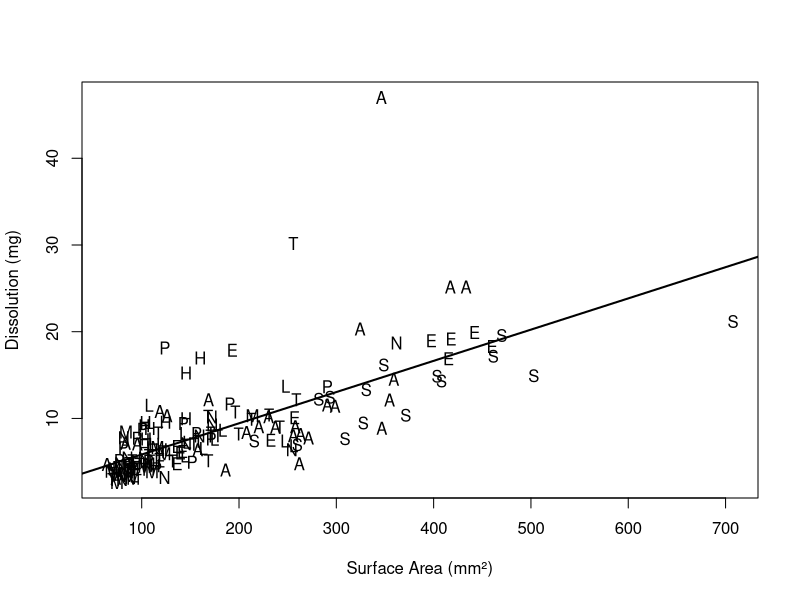
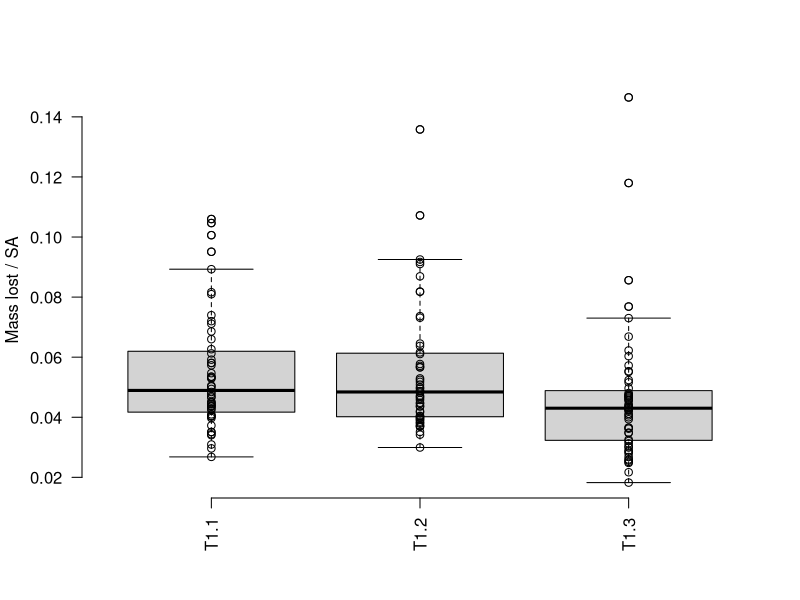
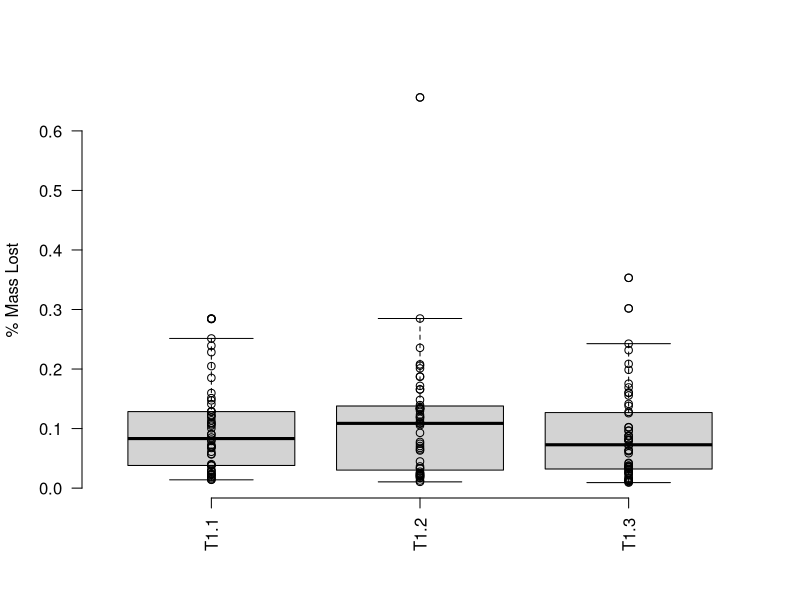
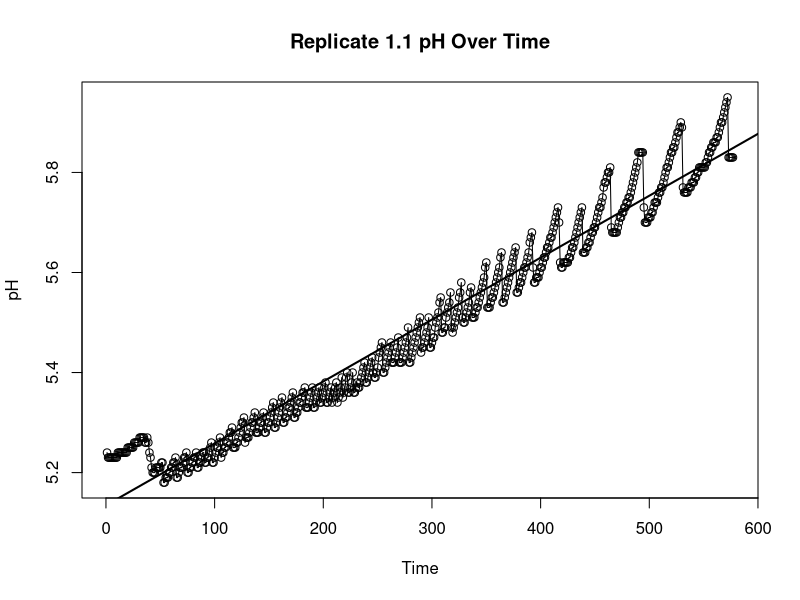
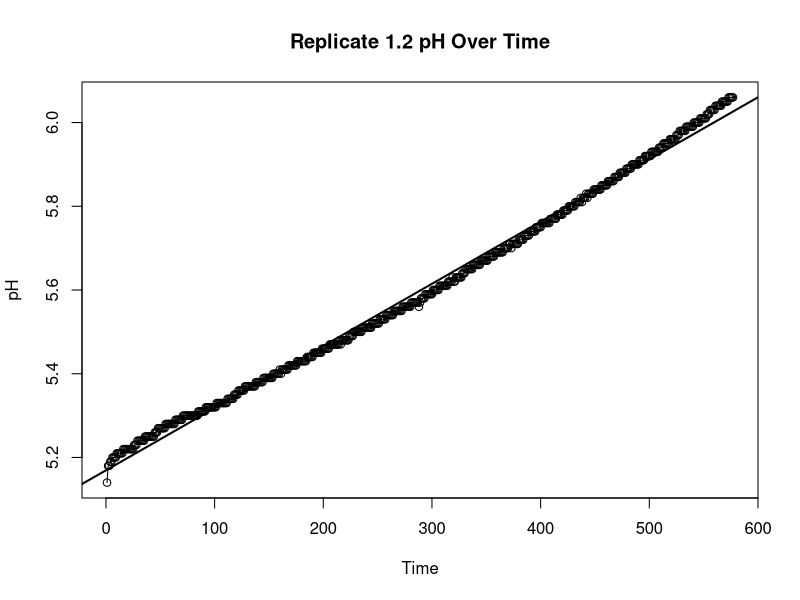
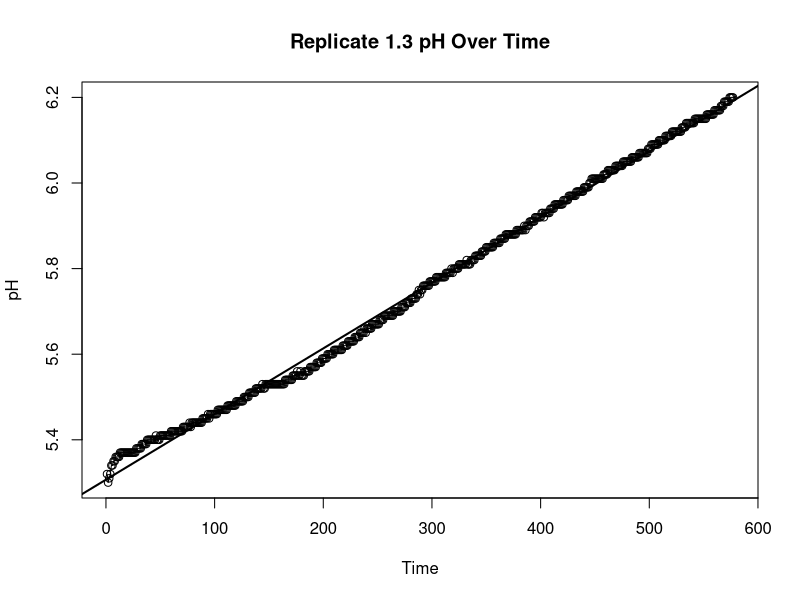
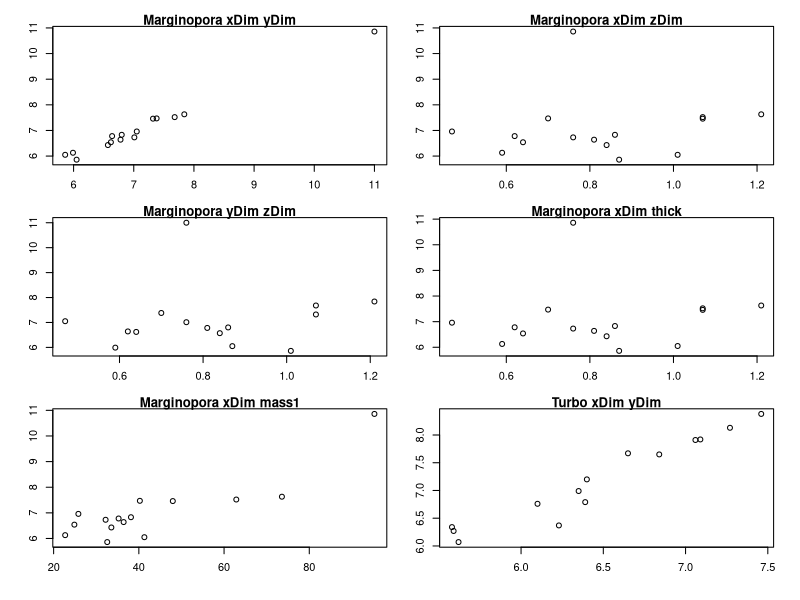
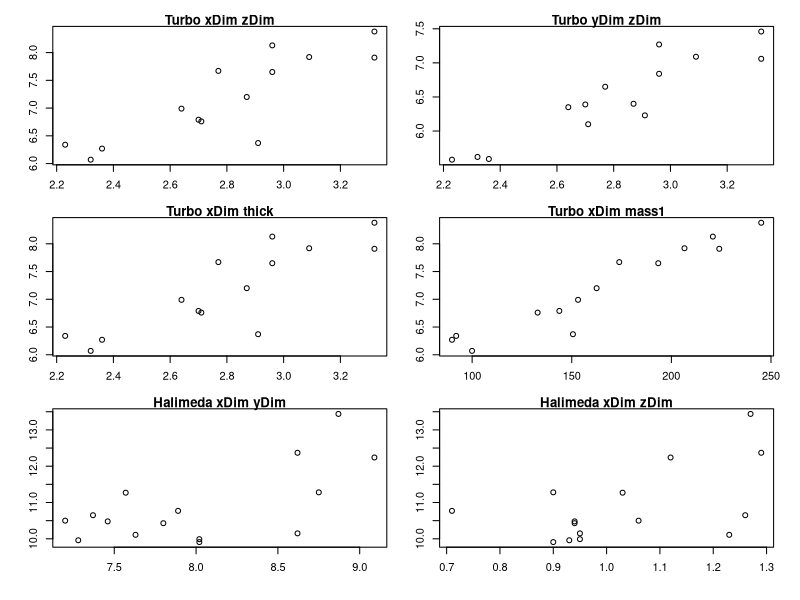

The R source for these figures, in order:
#0.open script, set names and parameters
dShellFull <- read.csv('./shells_Expt1.csv', skip=22)

#remove missing and broken taxon
dShell<- dShellFull[-c(10,38,39,77,79,91),]

dateFormat <- '%m/%d/%y %H:%M'
EXPID <- unique(dShell$exptID)

#General calculations of mass lost and time
dShell$cMass <- -1 * (dShell$mass2 - dShell$mass1)
dShell$pMass <- (dShell$mass1 - dShell$mass2) / dShell$mass1
dShell$cTime1 <- strptime(dShell$dateM1, format=dateFormat)
dShell$cTime2 <- strptime(dShell$dateM2, format=dateFormat)
dShell$cDuration <- dShell$cTime2 - dShell$cTime1

#General calculation of shell surface area for each taxa based on generalized shape
dShell$cSize <- (dShell$xDim * dShell$yDim * dShell$zDim) ^ (1/3)

dShell$shape <- 'cylinder1'
dShell[(dShell$taxon == 'Liloa'),'shape'] <-'cylinder2'
dShell[(dShell$taxon == 'Aragonite'),'shape'] <- 'cube'
dShell[(dShell$taxon == 'Tridacna'),'shape'] <- 'cube'

#turbo is dome + circle aka hemisphere
dShell[(dShell$taxon == 'Turbo'), 'shape'] <- 'hemisphere'

#pingui,abra, and scaph technically two domes
dShell[(dShell$taxon == 'Pinguitellina'), 'shape'] <- '2dome'
dShell[(dShell$taxon == 'Abranda'), 'shape'] <- '2dome'
dShell[(dShell$taxon == 'Scaphopod'), 'shape'] <- '2dome'

#halimeda different shape entirely... diamond/rhombus
dShell[(dShell$taxon =='Halimeda'), 'shape'] <- 'rhombus'

#finally, nat and eth are spherical
dShell[(dShell$taxon == 'Natica'), 'shape'] <-'sphere'
dShell[(dShell$taxon == 'Ethalia'), 'shape'] <-'sphere'

#basic rectangular cube surface area. does not work for halimeda based off how measurements were taken.
#is 2xy + 2yz + 2xz
dShell$cSA1 <- 2*(dShell$xDim * dShell$yDim) + 2*(dShell$yDim * dShell$zDim) + 2*(dShell$xDim * dShell$zDim)

#next lines for surface area of cylindrical specimen, for margi cylinder
#equal to 2piR^2 + 2*h*pi*r
subCyl1 <- which(dShell$shape == 'cylinder1')
dShell[subCyl1,'cSA1'] <- 2 * (pi* dShell[subCyl1,'xDim']/2 * dShell[subCyl1,'yDim']/2) + dShell[subCyl1,'zDim']*pi*(dShell[subCyl1,'yDim'] + dShell[subCyl1,'xDim'])/2
#for liloa cylinder
subCyl2 <- which(dShell$shape == 'cylinder2')
dShell[subCyl2,'cSA1'] <- 2 * (pi* dShell[subCyl2,'yDim']/2 * dShell[subCyl2,'yDim']/2) + 2* dShell[subCyl2,'zDim']*pi*dShell[subCyl2,'yDim']/2 

#next turbo, a hemisphere
#is pi*r^2 + 2*pi*r*h + 
subHemi <- which(dShell$shape == 'hemisphere')
dShell[subHemi,'cSA1'] <-  pi * (dShell[subHemi,'xDim']/2 * dShell[subHemi,'yDim']/2) + 2 * pi * (dShell[subHemi,'xDim']/2 + dShell[subHemi,'yDim']/2)/2 * dShell[subHemi,'zDim'] 

#next lines for surface area of domed specimens
# is 2 * (2*pi*r*h)
subDome <- which(dShell$shape == '2dome')
dShell[subDome,'cSA1'] <- 2 * pi * 2 *(dShell[subDome,'xDim']/2 + dShell[subDome,'yDim']/2)/2 * dShell[subDome,'zDim']

#then, rough surface area for rhomboid Halimeda
#surface area is 2(xy/2) + 4(zc) where c = ((x/2)^2) + (y/2)^2)^1/2 
subRhom <- which(dShell$shape == 'rhombus')
dShell[subRhom,'cDim'] <- sqrt((dShell[subRhom,'xDim']/2)^2 + (dShell[subRhom,'yDim']/2)^2)
dShell[subRhom,'cSA1'] <- 2 * ((dShell[subRhom,'xDim']*dShell[subRhom,'yDim'])/2) + 4 * dShell[subRhom,'zDim'] * dShell[subRhom,'cDim']
  
#finally, nat and eth spherical calc
#is 4 * pi * [(x/2 + y/2 + z/2)/3]^2
subSphere <- which(dShell$shape == 'sphere')
dShell[subSphere,'cSA1'] <- 4 * pi * ((dShell[subSphere,'xDim']/2+dShell[subSphere,'yDim']/2 + dShell[subSphere,'zDim']/2)/3)^2

#1.0 a quick check - dissolution (mg) relationship to surface area (mm^2)
#need to separate these out by taxon!!

plot(cMass ~ cSA1, data=dShell, xlab='Surface Area (mm\u00b2)', ylab='Dissolution (mg)',pch=substring(dShell$taxon, 0, 2))
fit <- glm(cMass~cSA1, data=dShell)
co <- coef(fit)
abline(fit, lwd=2)
#1.1 just having a look at the measurements to check for errors 

pData <- dShell
TAXA <- unique(pData$taxon)

pdf('./measureCheck.pdf', width=6, height=8, page='A4')

par(mfrow=c(3,2), oma=c(1,1,1,1), mar=c(3,3,1,1))

for (t in TAXA) {

	plot(xDim ~ yDim, data=pData[(pData$taxon == t),], main=paste(t,'xDim','yDim'))
	plot(xDim ~ zDim, data=pData[(pData$taxon == t),], main=paste(t,'xDim','zDim'))
	plot(yDim ~ zDim, data=pData[(pData$taxon == t),], main=paste(t,'yDim','zDim'))
	plot(xDim ~ thick, data=pData[(pData$taxon == t),], main=paste(t,'xDim','thick'))
	plot(xDim ~ mass1, data=pData[(pData$taxon == t),], main=paste(t,'xDim','mass1'))
	

}

dev.off()

summary(pData)

#start with basic linear models
a <- lm(pMass ~ cSA1  + mass1 + taxon, data=pData)
summary(a)
a <- lm(pMass ~ cSA1  + mass1 + density, data=pData)
summary(a)

a <- lm(pMass ~ cSA1  + mass1 + taxon + density, data=pData)
summary(a)
a$residuals



#1.2 Total mass lost by taxon separate from variables

pdf('./deltaMass.pdf', width=8, height=6, page='A4')

#edit exptID to be related to this new set of experiments
#for (e in EXPID) {
  
  par(mfrow=c(1,1), oma=c(1,1,1,1), mar=c(8,4,1,0))
  
#  pData <- dShell[(dShell$exptID == e),]
  #to get anything to work this pData needs to go first!!! added below.
  pData <- dShell
  pData$taxon <- as.factor(pData$taxon)
  taxa <- sort(unique(pData$taxon))
  tFont <- rep(3,length(taxa))
  tFont[which(taxa == 'Aragonite')] <- 1
  #what does following line do? likely have to change integers
  taxaAbrev <- substring(taxa,0,5)
  
  #mass lost in mg
  plot(cMass ~ taxon, data=pData[!is.na(pData$cMass),], ylim=c(0,max(pData$cMass, na.rm=TRUE)), ann=FALSE, axes=FALSE)
  points(cMass ~ taxon, data=pData[!is.na(pData$cMass),])
  mtext('Mass lost (mg)', side=2, line=3)
  axis(2, las=1)
  axis(1, at=1:length(taxa), labels=taxa, font=3, cex=0.5, las=2)
  #what is the mtext function for
 # mtext(e)


 #1.3 density by taxon
  #this doesn't matter anymore after stats
  
  plot(density ~ taxon, data=pData[!is.na(pData$density),], ann=FALSE, axes=FALSE)
  points(density ~ taxon, data=pData[!is.na(pData$density),])
  mtext('Density', side=2, line=3)
  axis(2, las=1)
  axis(1, at=1:length(taxa), labels=taxa, font=tFont, cex=0.5, las=2)

  
 #1.4 mass lost in percentage
  plot(pMass ~ taxon, data=pData[!is.na(pData$pMass),], ann=FALSE, axes=FALSE)
  points(pMass ~ taxon, data=pData[!is.na(pData$pMass),])
  mtext('Mass lost (%)', side=2, line=3)
  axis(2, las=1)
  axis(1, at=1:length(taxa), labels=taxa, font=tFont, cex=0.5, las=2)
#  mtext(e)
  #not sure what next line is for....
  pData[(pData$pMass>0.3),]
  

#2. Mass lost plotted against surface area
  #2.1 why using cMass (mg) rather than pMass (percentage)????
  if (length(which(!is.na(pData$cSA1))) > 0) {
    plot(cMass/cSA1 ~ taxon, data=pData, ann=FALSE, axes=FALSE, ylab='')
    points(cMass/cSA1 ~ taxon, data=pData)
    mtext('Mass lost / SA (mg/mm\u00b2)', side=2, line=3)
    axis(2, las=1)
    axis(1, at=1:length(taxa), labels=taxa, font=tFont, cex=0.5, las=2)
 #   mtext(e)
  } else {
    plot(1:1, type='n', ann=FALSE, axes=FALSE)
    mtext('no data', side=1, line=-2)
}

#3. Mass lost plotted against density
  #3.1 Mass/density by taxon
  #this again uses cMass, which is total mass lost, rather than pMass, which is percentage. Change?
if (length(which(!is.na(pData$density))) > 0) {
  plot(cMass/density ~ taxon, data=pData, ann=FALSE, axes=FALSE, ylab='')
  points(cMass/density ~ taxon, data=pData)
  mtext('Mass lost / density', side=2, line=3)
  axis(2, las=1)
  axis(1, at=1:length(taxa), labels=taxa, font=tFont, cex=0.5, las=2)
#  mtext(e)
  #following line only needed if you have no data for one part of expt, which you won't
} else {
  plot(1:1, type='n', ann=FALSE, axes=FALSE)
  mtext('no data', side=1, line=-2)
}

dev.off()

#4 Plot these all again - compared to the calculated dimensions and surface area using slightly different calc (flat calc) 

#4.1 Comparison of X and y dimensions by hand vs in imageJ 
pData <- dShell
TAXA <- unique(pData$taxon)

#if this next bit looks good, move on to 4.2
pdf('./measureCheck(measureVScalc).pdf', width=6, height=8, page='A4')
par(mfrow=c(3,2), oma=c(1,1,1,1), mar=c(3,3,1,1))

for (t in TAXA) {
plot(xDim ~ calcX, data=pData[(pData$taxon == t),], main=paste(t,'xDim','calcX'))
plot(yDim ~ calcY, data=pData[(pData$taxon == t),], main=paste(t,'yDim','calcY')) }

dev.off()

#4.2 
#general calculation of surface area for each taxa based on flat shape
#you need to run this BEFORE sorting for graph purposes otherwise it'll vectorize your factors 

#SA for cube
dShell$calcSA <- dShell$calcSA1 + dShell$calcSA2 + 2*(dShell$calcY * dShell$zDim) + 2*(dShell$calcX * dShell$zDim)
#SA for cube, resolved for aragonite
dShell$calcSA <- 2*(dShell$calcX * dShell$calcY) + 2*(dShell$calcY * dShell$zDim) + 2*(dShell$calcX * dShell$zDim)

#next lines for surface area of cylindrical specimens
# need to figure this out better for Liloa...
#equal to 2piR^2 + 2*h*pi*r

dShell[(dShell$taxon == 'Liloa'),'shape'] <-'cylinder2'

#you don't need above lines to run because that's already in earlier part
subCyl1 <- which(dShell$shape == 'cylinder1')
#next line isn't working?????
dShell[subCyl1,'calcSA'] <- dShell[subCyl1,'calcSA1'] + dShell[subCyl1,'calcSA2'] + dShell[subCyl1,'zDim'] * pi * (dShell[subCyl1,'calcY'] + dShell[subCyl1,'calcX'])/2

#liloa calc based on imageJ
subCyl2 <- which(dShell$shape == 'cylinder2')
dShell[subCyl2,'calcSA'] <- 2 * (pi* dShell[subCyl2,'calcY']/2 * dShell[subCyl2,'calcY']/2) + 2* dShell[subCyl2,'zDim']*pi*dShell[subCyl2,'calcY']/2 

#next turbo, a hemisphere
#is pi*r^2 + 2*pi*r*h
subHemi <- which(dShell$shape == 'hemisphere')
dShell[subHemi,'calcSA'] <-  dShell[subHemi,'calcSA1'] + 2 * pi * (dShell[subHemi,'calcX']/2 + dShell[subHemi,'calcY']/2)/2 * dShell[subHemi,'zDim'] 

#next lines for surface area of domed specimens
#calcSA1 = pi *r^2
subDome <- which(dShell$shape == '2dome')
dShell[subDome,'calcSA'] <- 2 * pi * 2 *(dShell[subDome,'calcX']/2 + dShell[subDome,'calcY']/2)/2 * dShell[subDome,'zDim']

#then, rough surface area for rhomboid Halimeda
#surface area is 2(xy/2) + 4(zc) where c = ((x/2)^2) + (y/2)^2)^1/2 
subRhom <- which(dShell$shape == 'rhombus')
dShell[subRhom,'calcC'] <- sqrt((dShell[subRhom,'calcX']/2)^2 + (dShell[subRhom,'calcY']/2)^2)
dShell[subRhom,'calcSA'] <- dShell[subRhom,'calcSA1'] + dShell[subRhom,'calcSA2'] + 4 * dShell[subRhom,'zDim'] * dShell[subRhom,'calcC']


#finally, nat and eth spherical calc
#is 4 * pi * [(x/2 + y/2 + z/2)/3]^2
subSphere <- which(dShell$shape == 'sphere')
dShell[subSphere,'calcSA'] <- 4 * pi * ((dShell[subSphere,'calcX']/2+dShell[subSphere,'calcY']/2 + dShell[subSphere,'zDim']/2)/3)^2

#Or try this
#calcSA1 = pi * r^2
dShell[subSphere,'r1'] <- sqrt(dShell[subSphere,'calcSA1']/pi)

#calcSA2 = pi * r^2
dShell[subSphere,'r2'] <- sqrt(dShell[subSphere,'calcSA2']/pi)

#SA is 4 * pi * r^2
#with the two different rs 
dShell[subSphere,'calcSA'] <- 4 * pi * ((dShell[subSphere,'r1']+dShell[subSphere,'r2'] + dShell[subSphere,'zDim']/2)/3)^2


#finally! this bit!
pData <- dShell
TAXA <- unique(pData$taxon)
pData$taxon <- as.factor(pData$taxon)
taxa <- sort(unique(pData$taxon))
tFont <- rep(3,length(taxa))
tFont[which(taxa == 'Aragonite')] <- 1
taxaAbrev <- substring(taxa,0,5)

#4.3 first, compare the two calculations of surface area for similarity
pdf('./surfaceAreaCalculation.pdf', width=8, height=6, page='A4')
par(mfrow=c(1,1), oma=c(1,1,1,1), mar=c(8,4,1,0))

#can get this to run but it replicates a million times?

plot(cSA1/calcSA ~ taxon, data=pData, ann=FALSE, axes=FALSE, ylab='', xlim=c(0,11))
points(cSA1/calcSA ~ taxon, data=pData)
abline(a=1, b=0)
mtext('Caliper SA / Calculated SA', side=2, line=3)
axis(2, las=1)
axis(1, at=1:length(taxa), labels=taxaAbrev, font=tFont, cex=0.5, las=2)

pData2 <- pData[!is.na(pData$calcSA),]
plot(cSA1~calcSA, data=pData2, pch=substring(pData2$taxon, 0, 2), log='xy', xlab='log(ImageJSA)', ylab='log(CaliperSA)')
abline(a=0, b=1)
levels(pData$taxon)

pData[(pData$taxon=='Abranda'), c('xDim', 'cSA1', 'calcSA')]

plot((cSA1-calcSA)/calcSA~taxon, data=pData2, pch=substring(pData$taxon, 0, 2))
log2(((pData2$cSA1-pData2$calcSA)/pData2$calcSA)+1)
#4.4 second, plot the mass vs calc by taxon

plot(cMass/calcSA ~ taxon, data=pData, ann=FALSE, axes=FALSE, ylab='')
points(cMass/calcSA ~ taxon, data=pData)
mtext('Mass lost / Calculated SA', side=2, line=3)
axis(2, las=1)
axis(1, at=1:length(taxa), labels=taxa, font=tFont, cex=0.5, las=2)

dev.off()

#4.5 then, figuring out which one is better (this or 2.1)! Compare.



#5 Comparison of three replicates for consistency across experiment
  #start by subsetting the three replicates
pData <- dShell
TAXA <- unique(pData$taxon)

pData$taxon <- as.factor(pData$taxon)
taxa <- sort(unique(pData$taxon))
tFont <- rep(3,length(taxa))
tFont[which(taxa == 'Aragonite')] <- 1
taxaAbrev <- substring(taxa,0,5)

#this has to come AFTER THE ABOVE
rep1.1 <- subset(pData,exptID =='T1.1')
rep1.2 <- subset(pData,exptID =='T1.2')
rep1.3 <- subset(pData,exptID =='T1.3')


#trying to plot the means
rep1mean <- mean(rep1.1$pMass)
rep2mean <- mean(rep1.2$pMass)
rep3mean <- mean(rep1.3$pMass)
  
pData$exptID <- as.factor(pData$exptID)
rep <- sort(unique(pData$exptID))
tFont <- rep(3,length(rep))
tFont[which(rep == 'T1.1')] <- 1
repAbrev <- substring(rep,0,5)

#comparing three replicates by both mass lost/SA ratio and % mass lost
plot(cMass/cSA1 ~ exptID, data=pData, ann=FALSE, axes=FALSE, ylab='', main='Replicates')
points(cMass/cSA1 ~ exptID, data=pData)
mtext('Mass lost / SA', side=2, line=3)
axis(2, las=1)
axis(1, at=1:length(rep), labels=rep, font=tFont, cex=0.5, las=2)

plot(pMass ~ exptID, data=pData, ann=FALSE, axes=FALSE, ylab='', main='Replicates')
points(pMass ~ exptID, data=pData)
mtext('% Mass Lost', side=2, line=3)
axis(2, las=1)
axis(1, at=1:length(rep), labels=rep, font=tFont, cex=0.5, las=2)

#5.1 Comparison of X, Y, Z, + thickness by taxon per replicate

pdf('./measureCheckReplicates.pdf', width=6, height=8, page='A4')

par(mfrow=c(3,2), oma=c(1,1,1,1), mar=c(3,3,1,1))

#how do I plot these but have points from different reps in different shapes?  
  for (t in TAXA) {
    
    plot(xDim ~ yDim, data=rep1.1[(rep1.1$taxon == t),], pch=15, main=paste(t,'xDim','yDim'))
    points(xDim ~ yDim, data=rep1.2[(rep1.2$taxon == t),], pch=16)
    points(xDim ~ yDim, data=rep1.3[(rep1.3$taxon == t),], pch=17)
    
    plot(xDim ~ zDim, data=rep1.1[(rep1.1$taxon == t),], pch=15, main=paste(t,'xDim','zDim'))
    points(xDim ~ zDim, data=rep1.2[(rep1.2$taxon == t),], pch=16)
    points(xDim ~ zDim, data=rep1.3[(rep1.3$taxon == t),], pch=17)
    
    plot(yDim ~ zDim, data=rep1.1[(rep1.1$taxon == t),], pch=15, main=paste(t,'yDim','zDim'))
    points(yDim ~ zDim, data=rep1.2[(rep1.2$taxon == t),], pch=16)
    points(yDim ~ zDim, data=rep1.3[(rep1.3$taxon == t),], pch=17)
    
    plot(xDim ~ thick, data=rep1.1[(rep1.1$taxon == t),], pch=15, main=paste(t,'xDim','thick'))
    points(xDim ~ thick, data=rep1.2[(rep1.2$taxon == t),], pch=16)
    points(xDim ~ thick, data=rep1.3[(rep1.3$taxon == t),], pch=17)
    
    plot(xDim ~ mass1, data=rep1.1[(rep1.1$taxon == t),], pch=15, main=paste(t,'xDim','mass1'))
    points(xDim ~ mass1, data=rep1.2[(rep1.2$taxon == t),], pch=16)
    points(xDim ~ mass1, data=rep1.3[(rep1.3$taxon == t),], pch=17)
    
    plot(xDim ~ density, data=rep1.1[(rep1.1$taxon == t),], pch=15, main=paste(t,'xDim','density'))
    points(xDim ~ density, data=rep1.2[(rep1.2$taxon == t),], pch=16)
    points(xDim ~ density, data=rep1.3[(rep1.3$taxon == t),], pch=17)

    }
dev.off()

#5.2 Comparison of SA (caliper) by taxon per replicate

pdf('./ReplicatesMassSA.pdf', width=8, height=6, page='A4')

par(mfrow=c(1,1), oma=c(1,1,1,1), mar=c(8,4,1,0))
#for 1.1

  plot(cMass/cSA1 ~ taxon, data=rep1.1, ann=FALSE, axes=FALSE, ylab='', main='Rep1.1')
  points(cMass/cSA1 ~ taxon, data=rep1.1)
  mtext('Mass lost / SA', side=2, line=3)
  axis(2, las=1)
  axis(1, at=1:length(taxa), labels=taxa, font=tFont, cex=0.5, las=2)

#for 1.2
  
  plot(cMass/cSA1 ~ taxon, data=rep1.2, ann=FALSE, axes=FALSE, ylab='', main='Rep1.2')
  points(cMass/cSA1 ~ taxon, data=rep1.2)
  mtext('Mass lost / SA', side=2, line=3)
  axis(2, las=1)
  axis(1, at=1:length(taxa), labels=taxa, font=tFont, cex=0.5, las=2)
  
#for 1.3
  plot(cMass/cSA1 ~ taxon, data=rep1.3, ann=FALSE, axes=FALSE, ylab='', main='Rep1.3')
  points(cMass/cSA1 ~ taxon, data=rep1.3)
  mtext('Mass lost / SA', side=2, line=3)
  axis(2, las=1)
  axis(1, at=1:length(taxa), labels=taxa, font=tFont, cex=0.5, las=2)

  dev.off()  
  
#5.3 Comparison of % mass lost (by taxon?) per replicate
  pdf('./ReplicatesPMass.pdf', width=8, height=6, page='A4')
  
  par(mfrow=c(1,1), oma=c(1,1,1,1), mar=c(8,4,1,0))
  #for 1.1
  
  plot(pMass ~ taxon, data=rep1.1, ann=FALSE, axes=FALSE, ylab='', ylim=c(0,1))
  points(pMass ~ taxon, data=rep1.1)
  mtext('Mass lost (%)', side=2, line=3)
  axis(2, las=1)
  axis(1, at=1:length(taxa), labels=taxa, font=tFont, cex=0.5, las=2)
  
  #for 1.2
  
  plot(pMass ~ taxon, data=rep1.2, ann=FALSE, axes=FALSE, ylab='', ylim=c(0,1))
  points(pMass ~ taxon, data=rep1.2)
  mtext('Mass lost (%)', side=2, line=3)
  axis(2, las=1)
  axis(1, at=1:length(taxa), labels=taxa, font=tFont, cex=0.5, las=2)
  
  #for 1.3
  plot(pMass ~ taxon, data=rep1.3, ann=FALSE, axes=FALSE, ylab='', ylim=c(0,1))
  points(pMass ~ taxon, data=rep1.3)
  mtext('Mass lost (%)', side=2, line=3)
  axis(2, las=1)
  axis(1, at=1:length(taxa), labels=taxa, font=tFont, cex=0.5, las=2)
  
  dev.off()  

#5.4 Compare each taxon by replicate 
  
#5.5 Compare pH increase over time by replicate (using Hanna logs)
  
pH1.1 <- read.csv('./Expt 1.1 Log 1.csv')
pH1.2 <- read.csv('./Expt 1.2 Log 1.csv')
pH1.3 <- read.csv('./Expt 1.3 Log 1.csv')

#do you want to do a little math to change time in # of intervals to minutes then hours?

#after combining date/time, need to plot date/time ~ pH. shouldn't need ylim if done correctly
plot(pH ~ Interval, data=pH1.1, type = "o", xlab = "Time", ylab = "pH", main = "Replicate 1.1 pH Over Time")
fit1.1 <- glm(pH ~ Interval, data=pH1.1)
co <- coef(fit1.1)
abline(fit1.1, lwd=2)

#repeat for 1.2
plot(pH ~ Interval, data=pH1.2, type = "o", xlab = "Time", ylab = "pH", main = "Replicate 1.2 pH Over Time")
fit1.2 <- glm(pH ~ Interval, data=pH1.2)
co <- coef(fit1.2)
abline(fit1.2, lwd=2)

#and 1.3
plot(pH ~ Interval, data=pH1.3, type = "o", xlab = "Time", ylab = "pH", main = "Replicate 1.3 pH Over Time")
fit1.3 <- glm(pH ~ Interval, data=pH1.3)
co <- coef(fit1.3)
abline(fit1.3, lwd=2)

dev.off()

#6. Taxon half-life comparison to dissolution rate (only for appropriate taxa)
#work on this later
#subset with Eth, Nat, Turbo, and Pingui